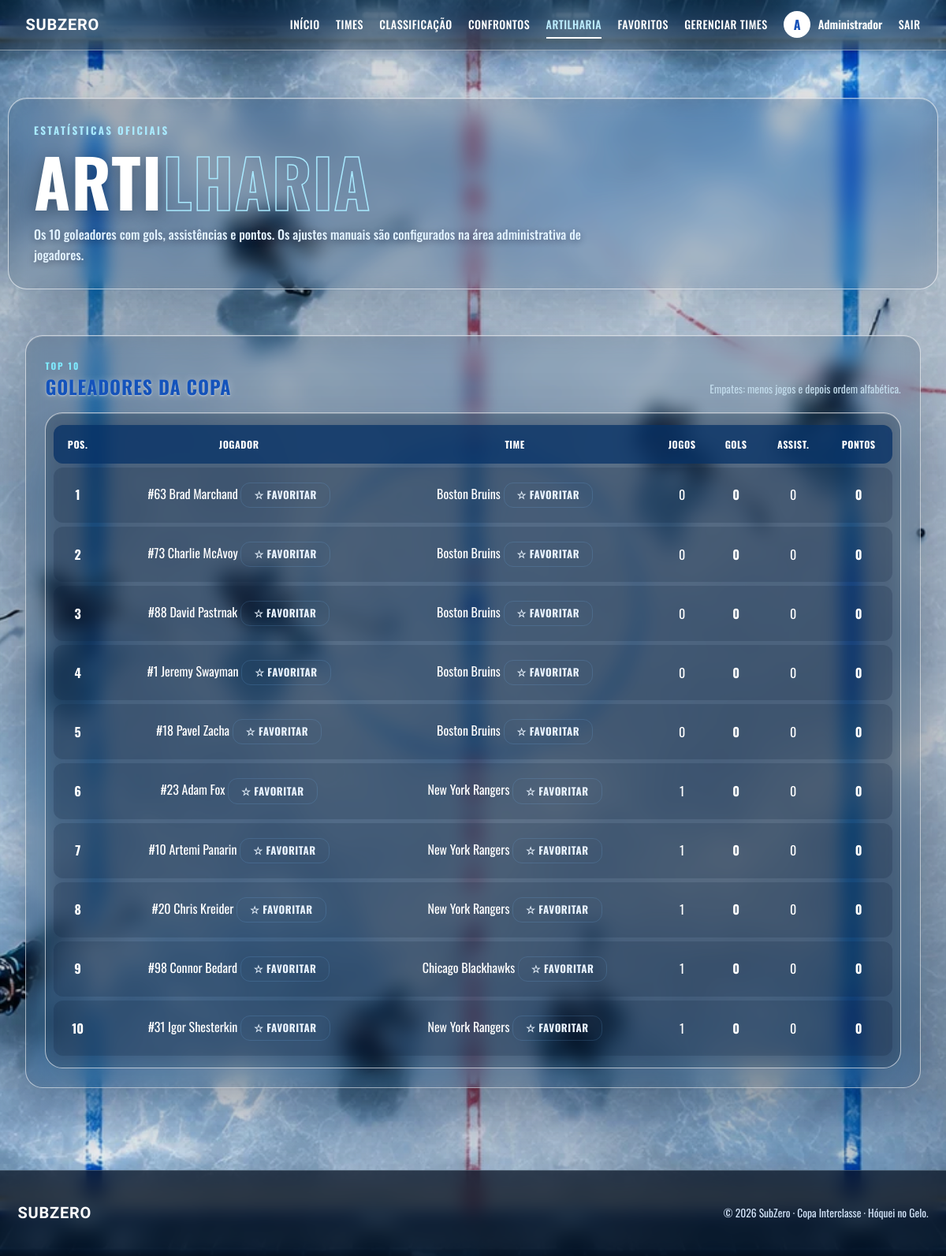
The page /artilharia.php (signed in) on the database its author committed.
### tables this page shows
CREATE TABLE `jogadores` (
  `id` int(10) UNSIGNED NOT NULL,
  `time_id` int(10) UNSIGNED NOT NULL,
  `nome` varchar(80) NOT NULL,
  `numero` tinyint(3) UNSIGNED NOT NULL,
  `jogos_ajuste` int(10) UNSIGNED NOT NULL DEFAULT 0,
  `pontos_ajuste` int(10) UNSIGNED NOT NULL DEFAULT 0
);

CREATE TABLE `times` (
  `id` int(10) UNSIGNED NOT NULL,
  `nome` varchar(100) NOT NULL,
  `foto_url` varchar(255) DEFAULT NULL
);

### artilharia.php (the view)
<?php
require_once __DIR__.'/config/db.php';require_once __DIR__.'/includes/functions.php';garantir_schema_expandido($pdo);exigir_login();processar_acao_favorito($pdo);
$sql="SELECT j.id,j.nome,j.numero,t.id AS time_id,t.nome AS time,
(SELECT COUNT(*) FROM confrontos cj WHERE cj.confirmado=1 AND (cj.time_casa=j.time_id OR cj.time_visitante=j.time_id)) AS jogos_confirmados,
COALESCE(SUM(CASE WHEN c.id IS NOT NULL THEN s.gols ELSE 0 END),0) AS total, COALESCE(SUM(CASE WHEN c.id IS NOT NULL THEN s.assistencias ELSE 0 END),0) AS assistencias,
(COALESCE(SUM(CASE WHEN c.id IS NOT NULL THEN s.gols ELSE 0 END),0)+COALESCE(SUM(CASE WHEN c.id IS NOT NULL THEN s.assistencias ELSE 0 END),0)+j.pontos_ajuste) AS pontos,
((SELECT COUNT(*) FROM confrontos cj WHERE cj.confirmado=1 AND (cj.time_casa=j.time_id OR cj.time_visitante=j.time_id))+j.jogos_ajuste) AS jogos_total
FROM jogadores j JOIN times t ON t.id=j.time_id
LEFT JOIN sumulas s ON s.jogador_id=j.id
LEFT JOIN confrontos c ON c.id=s.confronto_id AND c.confirmado=1
GROUP BY j.id,j.nome,j.numero,t.id,t.nome,j.pontos_ajuste,j.jogos_ajuste
ORDER BY total DESC,jogos_confirmados ASC,j.nome ASC LIMIT 10";
$ranking=$pdo->query($sql)->fetchAll();$titulo_pagina='SUBZERO · Artilharia';require __DIR__.'/includes/header.php';?>
<section class="page-hero page-hero-sm"><div class="page-hero-overlay"></div><div class="container page-hero-content"><p class="eyebrow">Estatísticas oficiais</p><h1 class="page-title">ARTI<span class="outline">LHARIA</span></h1><p class="page-lead">Os 10 goleadores com gols, assistências e pontos. Os ajustes manuais são configurados na área administrativa de jogadores.</p></div></section>
<section class="container section"><div class="card"><div class="standings-heading"><div><span class="section-kicker">TOP 10</span><h2>Goleadores da Copa</h2></div><p>Empates: menos jogos e depois ordem alfabética.</p></div>
<?php if(!$ranking):?><div class="empty-state">Ainda não há jogadores cadastrados.</div><?php else:?><div class="table-wrap"><table class="rank-table"><thead><tr><th>Pos.</th><th>Jogador</th><th>Time</th><th>Jogos</th><th>Gols</th><th>Assist.</th><th>Pontos</th></tr></thead><tbody><?php foreach($ranking as $i=>$j):?><tr><td><strong><?=($i+1)?></strong></td><td>#<?=(int)$j['numero']?> <?=e($j['nome'])?> <?=botao_favorito($pdo, 'jogador', (int)$j['id'])?></td><td><a href="time.php?id=<?=(int)$j['time_id']?>"><?=e($j['time'])?></a> <?=botao_favorito($pdo, 'time', (int)$j['time_id'])?></td><td><?=(int)$j['jogos_total']?></td><td><strong><?=(int)$j['total']?></strong></td><td><?=(int)$j['assistencias']?></td><td><strong><?=(int)$j['pontos']?></strong></td></tr><?php endforeach;?></tbody></table></div><?php endif;?></div></section>
<?php require __DIR__.'/includes/footer.php';?>

### includes/functions.php (shortened to what this page needs)
<?php
function e($valor): string
{
    return htmlspecialchars((string) $valor, ENT_QUOTES, 'UTF-8');
}
function usuario_logado(): ?array
{
    return $_SESSION['usuario'] ?? null;
}
function csrf_token(): string
{
    return $_SESSION['csrf'];
}
function botao_favorito(PDO $pdo, string $tipo, int $id): string
{
    $u = usuario_logado();
    $q = $pdo->prepare('SELECT id FROM favoritos WHERE usuario_id=? AND tipo=? AND item_id=?');
    $q->execute([(int)$u['id'], $tipo, $id]);
    $ativo = (bool)$q->fetchColumn();
    $rotulos = ['time'=>'equipe','jogador'=>'jogador','confronto'=>'confronto'];
    $texto = $ativo ? '★ Favoritado' : '☆ Favoritar';
    return '<form method="post" class="favorite-inline-form"><input type="hidden" name="csrf" value="'.e(csrf_token()).'"><input type="hidden" name="acao_favorito" value="alternar"><input type="hidden" name="tipo_favorito" value="'.e($tipo).'"><input type="hidden" name="item_favorito" value="'.$id.'"><button type="submit" class="btn btn--ghost btn-sm favorite-toggle'.($ativo?' is-favorite':'').'" aria-label="'.($ativo?'Remover ':'Adicionar ').$rotulos[$tipo].' '.($ativo?'dos':'aos').' favoritos">'.$texto.'</button></form>';
}

### rows shown on the page
jogadores: numero "63", nome "Brad Marchand", time.nome "Boston Bruins", jogos_total "0", total "0", assistencias "0", pontos "0"
jogadores: numero "73", nome "Charlie McAvoy", time.nome "Boston Bruins", jogos_total "0", total "0", assistencias "0", pontos "0"
jogadores: numero "88", nome "David Pastrnak", time.nome "Boston Bruins", jogos_total "0", total "0", assistencias "0", pontos "0"
jogadores: numero "1", nome "Jeremy Swayman", time.nome "Boston Bruins", jogos_total "0", total "0", assistencias "0", pontos "0"
jogadores: numero "18", nome "Pavel Zacha", time.nome "Boston Bruins", jogos_total "0", total "0", assistencias "0", pontos "0"
jogadores: numero "23", nome "Adam Fox", time.nome "New York Rangers", jogos_total "1", total "0", assistencias "0", pontos "0"
jogadores: numero "10", nome "Artemi Panarin", time.nome "New York Rangers", jogos_total "1", total "0", assistencias "0", pontos "0"
jogadores: numero "20", nome "Chris Kreider", time.nome "New York Rangers", jogos_total "1", total "0", assistencias "0", pontos "0"
jogadores: numero "98", nome "Connor Bedard", time.nome "Chicago Blackhawks", jogos_total "1", total "0", assistencias "0", pontos "0"
jogadores: numero "31", nome "Igor Shesterkin", time.nome "New York Rangers", jogos_total "1", total "0", assistencias "0", pontos "0"

### other values the page prints
mb_strtoupper(mb_substr($usuario['nome'],0,1)) "A"
$usuario['nome'] "Administrador"
